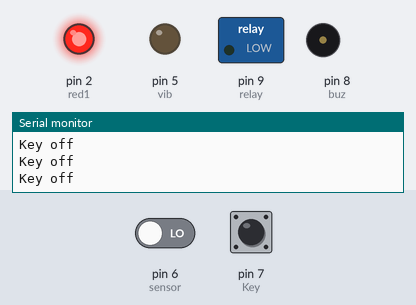
This sketch was run on a simulated Arduino Uno, built with avr-gcc and run on an emulated ATmega328P. On the bench: switched loads named in the sketch (green lamp = pin HIGH), output pins drawn as LEDs (lit = HIGH), buzzer (waves = sounding, pin HIGH), the last lines printed to the serial monitor. Dashed ring = blinking. The test bench sets the inputs (shaded band); at power-on: pin 7 (Key) HIGH, pin 6 (sensor) LOW.

Above: at 1.2 s.
1.3 s: pin 7 (Key) pulled LOW for 3.2 s
At 1.7 s:
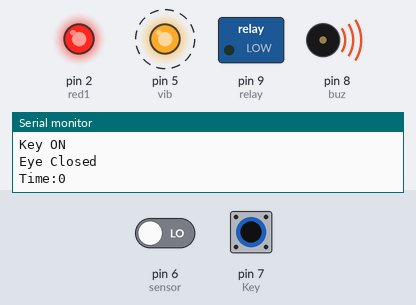
6.3 s: pin 7 (Key) pulled LOW for 3.2 s
At 8.38 s:
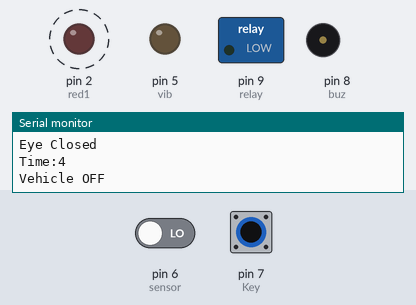
11.0 s: pin 6 (sensor) driven HIGH and pin 7 (Key) driven LOW
At 11.8 s:
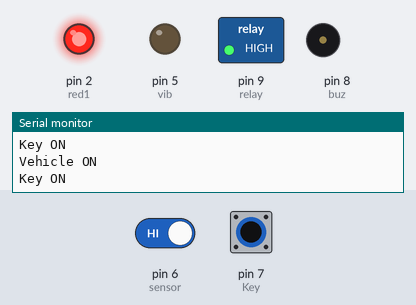
12.5 s: pin 6 (sensor) driven LOW
At 12.9 s:
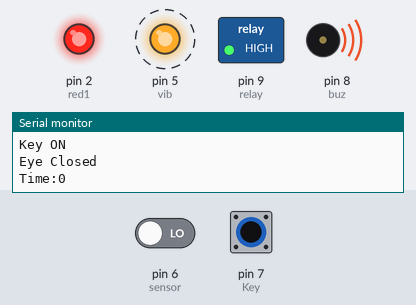
15.5 s: pin 7 (Key) driven HIGH
At 16.7 s:
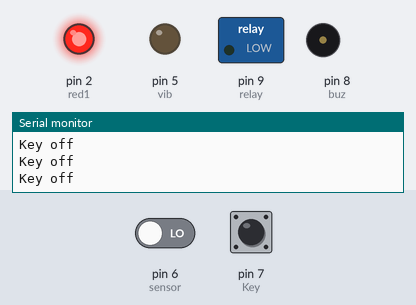
18.5 s: pin 7 (Key) driven LOW
At 21.28 s:
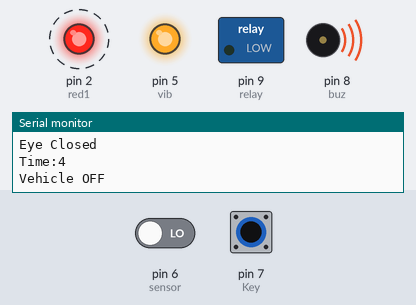
Timing chart, 0 to 22.5 s (numbered marks = the images above; inputs shaded):
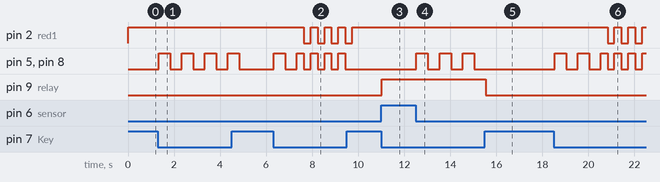

Measured:
- after the input at 1.3 s, pin 5 (vib), pin 8 (buz): alternates HIGH for 0.50 s and LOW for 0.50 s, 8 changes in all, then stays LOW, starting at once
- after the input at 6.3 s, pin 2 (red1): alternates HIGH for 0.30 s and LOW for 0.30 s, 8 changes in all, then stays HIGH, starting after 1.3 s; pin 5 (vib), pin 8 (buz): goes HIGH 0.50 s, LOW 0.50 s, 3 × (HIGH 0.30 s, LOW 0.30 s), HIGH 0.30 s, then LOW, starting at once
- after the input at 11.0 s, pin 9 (relay): LOW → HIGH at once
- after the input at 12.5 s, pin 5 (vib), pin 8 (buz): alternates HIGH for 0.50 s and LOW for 0.50 s, starting at once
- after the input at 15.5 s, pin 2 (red1): stays HIGH (without the input it goes to LOW after 2.3 s); pin 5 (vib), pin 8 (buz): stops changing and stays LOW; pin 9 (relay): HIGH → LOW after 0.03 s instead of 2.0 s
- after the input at 18.5 s, pin 2 (red1): alternates HIGH for 0.30 s and LOW for 0.30 s, starting after 2.3 s; pin 5 (vib), pin 8 (buz): goes HIGH 0.50 s, LOW 0.50 s, HIGH 0.50 s, LOW 0.50 s, 3 × (HIGH 0.30 s, LOW 0.30 s), then HIGH, starting at once

The sketch:

Anti_Slept_vehicle.ino
```cpp
#define Key 7
#define buz 8
#define red1 2
#define vib 5
#define relay 9
#define sensor 6
void setup()
{
  Serial.begin(9600);
  Serial.println("WELCOME");
  pinMode(red1, OUTPUT);
  pinMode(vib, OUTPUT);
  pinMode(buz, OUTPUT);
  pinMode(relay, OUTPUT);
  pinMode(Key, INPUT_PULLUP);
  pinMode(sensor, INPUT);
  digitalWrite(vib, HIGH);
  digitalWrite(buz, HIGH);
}
int Key_st = 0;
int count = 0;
void loop()
{
  if (digitalRead(Key) == LOW)
  {
    Serial.println("Key ON");
    if (digitalRead(sensor) == HIGH)
    {
      count = 0;
      start_vehicle();
      digitalWrite(vib, LOW);
      digitalWrite(buz, LOW);
      Serial.println("Vehicle ON");
    }
    else
    {
      Serial.println("Eye Closed");
      Serial.println("Time:" + String(count));
      count++; digitalWrite(buz, HIGH);
      digitalWrite(vib, HIGH);
          digitalWrite(red1,HIGH);
      delay(500);
      digitalWrite(buz, LOW);
      digitalWrite(vib, LOW);
          digitalWrite(red1,HIGH); delay(500);
      if (count == 5)
      {
        while (digitalRead(Key) == LOW)
        {
          stop_vehicle();
          digitalWrite(buz, HIGH);
          digitalWrite(red1,HIGH);
          digitalWrite(vib, HIGH);
          delay(300);
          digitalWrite(buz, LOW);
          digitalWrite(red1, LOW);
          digitalWrite(vib, LOW);
          delay(300);
          Serial.println("Vehicle OFF");
        }
      }
    }
  }
  if (digitalRead(Key) == HIGH)
  {
    digitalWrite(red1, HIGH);
    digitalWrite(vib, LOW);
    digitalWrite(buz, LOW);
    stop_vehicle();
    Serial.println("Key off ");
  }
}

void start_vehicle()
{
  digitalWrite(relay, HIGH);
}
void stop_vehicle()
{
  digitalWrite(relay, LOW);
}
```
